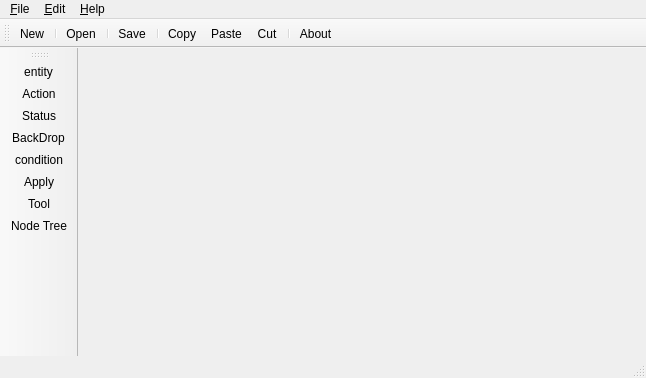
<?xml version="1.0" encoding="UTF-8"?>
<ui version="4.0">
 <class>MainWindow</class>
 <widget class="QMainWindow" name="MainWindow">
  <property name="geometry">
   <rect>
    <x>0</x>
    <y>0</y>
    <width>646</width>
    <height>378</height>
   </rect>
  </property>
  <property name="windowTitle">
   <string>Sample Editor</string>
  </property>
  <widget class="QWidget" name="centralwidget">
   <layout class="QVBoxLayout" name="verticalLayout">
    <property name="leftMargin">
     <number>1</number>
    </property>
    <property name="topMargin">
     <number>1</number>
    </property>
    <property name="rightMargin">
     <number>1</number>
    </property>
    <property name="bottomMargin">
     <number>1</number>
    </property>
   </layout>
  </widget>
  <widget class="QMenuBar" name="menubar">
   <property name="geometry">
    <rect>
     <x>0</x>
     <y>0</y>
     <width>646</width>
     <height>18</height>
    </rect>
   </property>
   <widget class="QMenu" name="menu_File">
    <property name="title">
     <string>&amp;File</string>
    </property>
    <widget class="QMenu" name="menuOpen_Recent">
     <property name="title">
      <string>Open &amp;Recent</string>
     </property>
     <addaction name="actionOpen_All"/>
    </widget>
    <addaction name="action_New"/>
    <addaction name="separator"/>
    <addaction name="action_Open"/>
    <addaction name="menuOpen_Recent"/>
    <addaction name="separator"/>
    <addaction name="action_Save"/>
    <addaction name="separator"/>
    <addaction name="action_Exit"/>
   </widget>
   <widget class="QMenu" name="menu_Edit">
    <property name="title">
     <string>&amp;Edit</string>
    </property>
    <addaction name="action_Copy"/>
    <addaction name="action_Paste"/>
    <addaction name="action_Cut"/>
    <addaction name="separator"/>
    <addaction name="action_Find_Replace"/>
   </widget>
   <widget class="QMenu" name="menu_Help">
    <property name="title">
     <string>&amp;Help</string>
    </property>
    <addaction name="action_About"/>
   </widget>
   <addaction name="menu_File"/>
   <addaction name="menu_Edit"/>
   <addaction name="menu_Help"/>
  </widget>
  <widget class="QToolBar" name="toolBar">
   <property name="windowTitle">
    <string>toolBar</string>
   </property>
   <attribute name="toolBarArea">
    <enum>TopToolBarArea</enum>
   </attribute>
   <attribute name="toolBarBreak">
    <bool>false</bool>
   </attribute>
   <addaction name="action_New"/>
   <addaction name="separator"/>
   <addaction name="action_Open"/>
   <addaction name="separator"/>
   <addaction name="action_Save"/>
   <addaction name="separator"/>
   <addaction name="action_Copy"/>
   <addaction name="action_Paste"/>
   <addaction name="action_Cut"/>
   <addaction name="separator"/>
   <addaction name="action_About"/>
  </widget>
  <widget class="QToolBar" name="toolBar_2">
   <property name="windowTitle">
    <string>toolBar_2</string>
   </property>
   <attribute name="toolBarArea">
    <enum>LeftToolBarArea</enum>
   </attribute>
   <attribute name="toolBarBreak">
    <bool>false</bool>
   </attribute>
   <addaction name="actionentity"/>
   <addaction name="actionAction"/>
   <addaction name="actionStatus"/>
   <addaction name="actionBackDrop"/>
   <addaction name="actioncondition"/>
   <addaction name="actionApply"/>
   <addaction name="actionTool"/>
   <addaction name="actionNode_Tree"/>
  </widget>
  <widget class="QStatusBar" name="statusbar"/>
  <action name="action_New">
   <property name="icon">
    <iconset>
     <normaloff>resources/file-new.png</normaloff>resources/file-new.png</iconset>
   </property>
   <property name="text">
    <string>&amp;New...</string>
   </property>
   <property name="toolTip">
    <string>Create a New Document</string>
   </property>
   <property name="shortcut">
    <string>Ctrl+N</string>
   </property>
  </action>
  <action name="action_Open">
   <property name="icon">
    <iconset>
     <normaloff>resources/file-open.png</normaloff>resources/file-open.png</iconset>
   </property>
   <property name="text">
    <string>&amp;Open...</string>
   </property>
   <property name="toolTip">
    <string>Open a Document</string>
   </property>
   <property name="shortcut">
    <string>Ctrl+O</string>
   </property>
  </action>
  <action name="action_Save">
   <property name="icon">
    <iconset>
     <normaloff>resources/file-save.png</normaloff>resources/file-save.png</iconset>
   </property>
   <property name="text">
    <string>&amp;Save</string>
   </property>
   <property name="toolTip">
    <string>Save the Current Document</string>
   </property>
   <property name="shortcut">
    <string>Ctrl+S</string>
   </property>
  </action>
  <action name="action_Exit">
   <property name="icon">
    <iconset>
     <normaloff>resources/file-exit.png</normaloff>resources/file-exit.png</iconset>
   </property>
   <property name="text">
    <string>&amp;Exit</string>
   </property>
  </action>
  <action name="action_Copy">
   <property name="icon">
    <iconset>
     <normaloff>resources/edit-copy.png</normaloff>resources/edit-copy.png</iconset>
   </property>
   <property name="text">
    <string>&amp;Copy</string>
   </property>
   <property name="toolTip">
    <string>Copy Slected Text</string>
   </property>
   <property name="shortcut">
    <string>Ctrl+C</string>
   </property>
  </action>
  <action name="action_Paste">
   <property name="icon">
    <iconset>
     <normaloff>resources/edit-paste.png</normaloff>resources/edit-paste.png</iconset>
   </property>
   <property name="text">
    <string>&amp;Paste</string>
   </property>
   <property name="toolTip">
    <string>Paste Copied Text</string>
   </property>
   <property name="shortcut">
    <string>Ctrl+V</string>
   </property>
  </action>
  <action name="action_Cut">
   <property name="icon">
    <iconset>
     <normaloff>resources/edit-cut.png</normaloff>resources/edit-cut.png</iconset>
   </property>
   <property name="text">
    <string>C&amp;ut</string>
   </property>
   <property name="toolTip">
    <string>Cut Selected Text</string>
   </property>
   <property name="shortcut">
    <string>Ctrl+X</string>
   </property>
  </action>
  <action name="actionOpen_All">
   <property name="text">
    <string>Open All</string>
   </property>
   <property name="toolTip">
    <string>Open All Recent Documents</string>
   </property>
  </action>
  <action name="action_About">
   <property name="icon">
    <iconset>
     <normaloff>resources/help-content.png</normaloff>resources/help-content.png</iconset>
   </property>
   <property name="text">
    <string>&amp;About...</string>
   </property>
  </action>
  <action name="action_Find_Replace">
   <property name="text">
    <string>&amp;Find and Replace...</string>
   </property>
   <property name="toolTip">
    <string>Launch Find and Replace Dialog</string>
   </property>
   <property name="shortcut">
    <string>Ctrl+F</string>
   </property>
  </action>
  <action name="actionentity">
   <property name="icon">
    <iconset>
     <normaloff>resources/entity.png</normaloff>resources/entity.png</iconset>
   </property>
   <property name="text">
    <string>entity</string>
   </property>
   <property name="toolTip">
    <string>Create an Entity</string>
   </property>
  </action>
  <action name="actionAction">
   <property name="icon">
    <iconset>
     <normaloff>resources/action.png</normaloff>resources/action.png</iconset>
   </property>
   <property name="text">
    <string>Action</string>
   </property>
   <property name="toolTip">
    <string>Create an Action</string>
   </property>
  </action>
  <action name="actionStatus">
   <property name="icon">
    <iconset>
     <normaloff>resources/status.png</normaloff>resources/status.png</iconset>
   </property>
   <property name="text">
    <string>Status</string>
   </property>
   <property name="toolTip">
    <string>Create a Status</string>
   </property>
  </action>
  <action name="actionBackDrop">
   <property name="icon">
    <iconset>
     <normaloff>resources/BackDrop.png</normaloff>resources/BackDrop.png</iconset>
   </property>
   <property name="text">
    <string>BackDrop</string>
   </property>
   <property name="toolTip">
    <string>Create a Group</string>
   </property>
  </action>
  <action name="actionApply">
   <property name="icon">
    <iconset>
     <normaloff>resources/Apply.png</normaloff>resources/Apply.png</iconset>
   </property>
   <property name="text">
    <string>Apply</string>
   </property>
   <property name="toolTip">
    <string>Apply an action to cheked entities</string>
   </property>
  </action>
  <action name="actioncondition">
   <property name="icon">
    <iconset>
     <normaloff>resources/condition.png</normaloff>resources/condition.png</iconset>
   </property>
   <property name="text">
    <string>condition</string>
   </property>
   <property name="toolTip">
    <string>Create a new condition</string>
   </property>
  </action>
  <action name="actionNode_Tree">
   <property name="icon">
    <iconset>
     <normaloff>resources/Tree.png</normaloff>resources/Tree.png</iconset>
   </property>
   <property name="text">
    <string>Node Tree</string>
   </property>
   <property name="toolTip">
    <string>Display Node Tree</string>
   </property>
  </action>
  <action name="actionTool">
   <property name="icon">
    <iconset>
     <normaloff>resources/tool.png</normaloff>resources/tool.png</iconset>
   </property>
   <property name="text">
    <string>Tool</string>
   </property>
  </action>
 </widget>
 <resources/>
 <connections/>
</ui>
